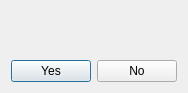
<?xml version="1.0" encoding="UTF-8"?>
<ui version="4.0">
 <class>Dialog</class>
 <widget class="QDialog" name="Dialog">
  <property name="geometry">
   <rect>
    <x>0</x>
    <y>0</y>
    <width>186</width>
    <height>93</height>
   </rect>
  </property>
  <property name="windowTitle">
   <string/>
  </property>
  <layout class="QVBoxLayout" name="verticalLayout" stretch="70,30">
   <item>
    <widget class="QLabel" name="text_label">
     <property name="text">
      <string/>
     </property>
     <property name="wordWrap">
      <bool>true</bool>
     </property>
    </widget>
   </item>
   <item>
    <layout class="QHBoxLayout" name="horizontalLayout" stretch="50,50">
     <item>
      <widget class="QPushButton" name="accept_button">
       <property name="text">
        <string>Yes</string>
       </property>
      </widget>
     </item>
     <item>
      <widget class="QPushButton" name="decline_button">
       <property name="text">
        <string>No</string>
       </property>
      </widget>
     </item>
    </layout>
   </item>
  </layout>
 </widget>
 <resources/>
 <connections/>
</ui>
